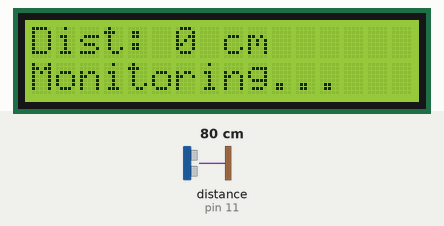
A sketch run on a simulated Arduino Uno, built with avr-gcc and run on an emulated ATmega328P. Parts: 16×2 character LCD. Inputs (shaded band) come from the test bench; at power-on: distance to the obstacle (sensor on pin 11) 80 cm. The echo pulse lasts 58.3 µs per cm.

Above: at 1.2 s.
1.3 s: distance to the obstacle (sensor on pin 11) set to 2 cm
At 2.0 s:
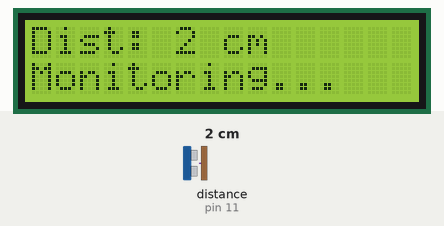
2.8 s: distance to the obstacle (sensor on pin 11) set to 4 cm
At 4.2 s:
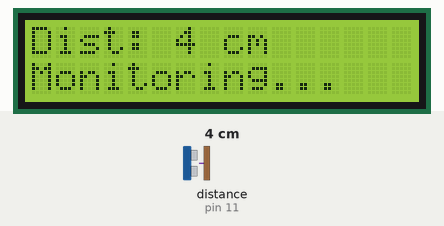
8.9 s: distance to the obstacle (sensor on pin 11) set to 9 cm
At 10.2 s:
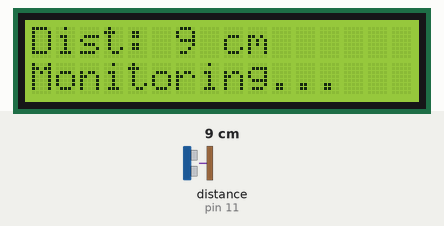
Timing chart, 0 to 11.9 s (numbered marks = the images above; inputs shaded):
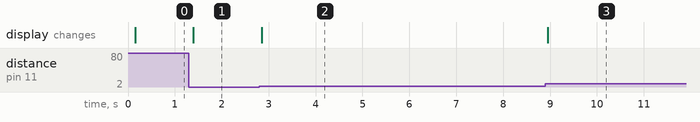

Measured:
- after the input at 1.3 s, the display: changes after 0.09 s (image 1)
- after the input at 2.8 s, the display: changes after 0.05 s (image 2)
- after the input at 8.9 s, the display: changes after 0.06 s (image 3)

The sketch:

main.ino
```cpp
#include <Wire.h>
#include <LiquidCrystal_I2C.h>
#include <Keypad.h>
#include <NewPing.h>

// Configuración del LCD
LiquidCrystal_I2C lcd(0x27, 16, 2);

// Configuración del teclado matricial
const byte ROWS = 4; // Cuatro filas
const byte COLS = 4; // Cuatro columnas
char keys[ROWS][COLS] = {
  {'1', '2', '3', 'A'},
  {'4', '5', '6', 'B'},
  {'7', '8', '9', 'C'},
  {'*', '0', '#', 'D'}
};
byte rowPins[ROWS] = {9, 8, 7, 6}; // Pines de conexión de las filas
byte colPins[COLS] = {5, 4, 3, 2}; // Pines de conexión de las columnas

const int TRIG_PIN = 10;
const int ECHO_PIN = 11;
NewPing sonar(TRIG_PIN, ECHO_PIN, 18);  // Máximo rango de distancia ajustado a 18 cm

Keypad keypad = Keypad(makeKeymap(keys), rowPins, colPins, ROWS, COLS);

int setPointDistance = 0;  // Distance corresponding to setpoint
bool settingMode = false;  // Flag to check if setting setpoint

void setup() {
  Serial.begin(9600);          // Start serial communication at 9600 baud
  lcd.init();                  // Initialize the LCD
  lcd.backlight();             // Turn on the backlight
  lcd.setCursor(0, 0);
  lcd.print("Set Point:");
}

// Map percentage setpoint to distance
int mapSetpointToDistance(int percent) {
  return 18 - (percent / 100.0) * 18;  // Converts percentage to distance within 0 to 18 cm range
}

void loop() {
  delay(50);  // Small delay between measurements

  char key = keypad.getKey(); // Get the key pressed
  static char firstDigit = ' ';  // To store the first digit
  static int setPointPercent = 0;  // Store setpoint percentage

  if (key) {
    Serial.print("Key Pressed: ");
    Serial.println(key);
    if (isdigit(key) && !settingMode) {
      if (firstDigit == ' ') {
        firstDigit = key;
        Serial.print("First digit stored: ");
        Serial.println(firstDigit);
      } else {
        setPointPercent = (firstDigit - '0') * 10 + (key - '0');
        if (setPointPercent == 20 || setPointPercent == 40 || setPointPercent == 60 || setPointPercent == 80 || setPointPercent == 100) {
          setPointDistance = mapSetpointToDistance(setPointPercent);
          settingMode = true;
          Serial.print("Setpoint calculated: ");
          Serial.println(setPointDistance);
        } else {
          Serial.println("Invalid setpoint. Try 20, 40, 60, 80, 100.");
          firstDigit = ' ';  // Reset first digit
        }
      }
    } else if (key == 'A' && settingMode) {
      Serial.print("Setpoint confirmed: ");
      Serial.println(setPointPercent);
      lcd.setCursor(0, 1);
      lcd.print("SetPt: ");
      lcd.print(setPointPercent);
      lcd.print("%     ");
      settingMode = false;
      firstDigit = ' ';  // Reset first digit
    }
  }

  if (!settingMode) {
    unsigned int uS = sonar.ping();  // Perform the measurement
    unsigned int cm = uS / US_ROUNDTRIP_CM;  // Convert to centimeters

    // Display the current distance
    lcd.setCursor(0, 0);
    lcd.print("Dist: ");
    lcd.print(cm);
    lcd.print(" cm      ");

    // Check if the setpoint is reached within a tolerance
    if (cm >= setPointDistance - 1 && cm <= setPointDistance + 1) {
      lcd.setCursor(0, 1);
      lcd.print("SetPt Reached!");
      Serial.println("Setpoint reached!");
    } else {
      lcd.setCursor(0, 1);
      lcd.print("Monitoring...  ");
    }
  }
}
```
